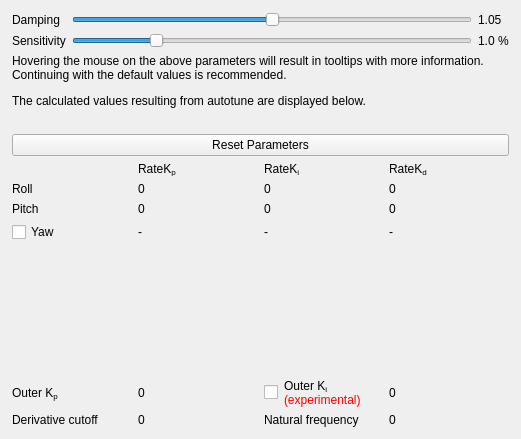
<?xml version="1.0" encoding="UTF-8"?>
<ui version="4.0">
 <class>AutotuneSliders</class>
 <widget class="QWidget" name="AutotuneSliders">
  <property name="geometry">
   <rect>
    <x>0</x>
    <y>0</y>
    <width>521</width>
    <height>439</height>
   </rect>
  </property>
  <property name="sizePolicy">
   <sizepolicy hsizetype="Expanding" vsizetype="Expanding">
    <horstretch>0</horstretch>
    <verstretch>0</verstretch>
   </sizepolicy>
  </property>
  <property name="maximumSize">
   <size>
    <width>840</width>
    <height>16777215</height>
   </size>
  </property>
  <property name="windowTitle">
   <string>Form</string>
  </property>
  <property name="toolTipDuration">
   <number>-1</number>
  </property>
  <layout class="QVBoxLayout" name="verticalLayout_2">
   <property name="leftMargin">
    <number>12</number>
   </property>
   <property name="topMargin">
    <number>12</number>
   </property>
   <property name="rightMargin">
    <number>12</number>
   </property>
   <property name="bottomMargin">
    <number>12</number>
   </property>
   <item>
    <layout class="QGridLayout" name="gridLayout">
     <property name="topMargin">
      <number>0</number>
     </property>
     <item row="0" column="2">
      <widget class="QLabel" name="lblDamp">
       <property name="text">
        <string>1.05</string>
       </property>
      </widget>
     </item>
     <item row="0" column="0">
      <widget class="QLabel" name="label_11">
       <property name="text">
        <string>Damping</string>
       </property>
      </widget>
     </item>
     <item row="1" column="0">
      <widget class="QLabel" name="label">
       <property name="text">
        <string>Sensitivity</string>
       </property>
      </widget>
     </item>
     <item row="1" column="2">
      <widget class="QLabel" name="lblNoise">
       <property name="text">
        <string>1.0 %</string>
       </property>
      </widget>
     </item>
     <item row="1" column="1">
      <widget class="QSlider" name="rateNoise">
       <property name="toolTip">
        <string>&lt;html&gt;&lt;head/&gt;&lt;body&gt;&lt;p&gt;Sensitivity affects how much the quadcopter responds to both signal and noise from the sensors.&lt;/p&gt;&lt;p&gt;The default value of 1.0% is good for most uses. Increase this for snappier flight, but you may also need to increase damping slightly to prevent oscillation.&lt;/p&gt;&lt;/body&gt;&lt;/html&gt;</string>
       </property>
       <property name="minimum">
        <number>5</number>
       </property>
       <property name="maximum">
        <number>30</number>
       </property>
       <property name="singleStep">
        <number>1</number>
       </property>
       <property name="value">
        <number>10</number>
       </property>
       <property name="orientation">
        <enum>Qt::Horizontal</enum>
       </property>
      </widget>
     </item>
     <item row="0" column="1">
      <widget class="QSlider" name="rateDamp">
       <property name="toolTip">
        <string>&lt;html&gt;&lt;head/&gt;&lt;body&gt;&lt;p&gt;Higher values of damping help prevent oscillations and make the quadcopter fly smoother, at the expense of slightly slower response.&lt;/p&gt;&lt;p&gt;The default value of 1.1 is generally a good value; increase to 1.3 to cure oscillation problems at high throttle.&lt;/p&gt;&lt;p&gt;(You can also slightly decreate the value of motor input output curve fit on the motors pane to reduce oscillations at high throttle.)&lt;/p&gt;&lt;/body&gt;&lt;/html&gt;</string>
       </property>
       <property name="toolTipDuration">
        <number>0</number>
       </property>
       <property name="minimum">
        <number>85</number>
       </property>
       <property name="maximum">
        <number>135</number>
       </property>
       <property name="value">
        <number>110</number>
       </property>
       <property name="orientation">
        <enum>Qt::Horizontal</enum>
       </property>
      </widget>
     </item>
    </layout>
   </item>
   <item>
    <widget class="QLabel" name="label_3">
     <property name="text">
      <string>&lt;html&gt;&lt;head/&gt;&lt;body&gt;&lt;p&gt;Hovering the mouse on the above parameters will result in tooltips with more information.  Continuing with the default values is recommended.&lt;/p&gt;&lt;p&gt;The calculated values resulting from autotune are displayed below.&lt;/p&gt;&lt;/body&gt;&lt;/html&gt;</string>
     </property>
     <property name="wordWrap">
      <bool>true</bool>
     </property>
    </widget>
   </item>
   <item>
    <widget class="QLabel" name="lblWarnings">
     <property name="text">
      <string/>
     </property>
     <property name="wordWrap">
      <bool>true</bool>
     </property>
    </widget>
   </item>
   <item>
    <widget class="QPushButton" name="btnResetSliders">
     <property name="focusPolicy">
      <enum>Qt::NoFocus</enum>
     </property>
     <property name="text">
      <string>Reset Parameters</string>
     </property>
     <property name="flat">
      <bool>false</bool>
     </property>
    </widget>
   </item>
   <item>
    <layout class="QGridLayout" name="gridLayout_2">
     <property name="topMargin">
      <number>0</number>
     </property>
     <item row="3" column="0">
      <widget class="QCheckBox" name="cbUseYaw">
       <property name="text">
        <string>Yaw</string>
       </property>
      </widget>
     </item>
     <item row="0" column="1">
      <widget class="QLabel" name="label_5">
       <property name="text">
        <string>&lt;html&gt;&lt;head/&gt;&lt;body&gt;&lt;p&gt;RateK&lt;span style=&quot; vertical-align:sub;&quot;&gt;p&lt;/span&gt;&lt;/p&gt;&lt;/body&gt;&lt;/html&gt;</string>
       </property>
      </widget>
     </item>
     <item row="5" column="3">
      <widget class="QLabel" name="lblOuterKi">
       <property name="text">
        <string>0</string>
       </property>
      </widget>
     </item>
     <item row="1" column="2">
      <widget class="QLabel" name="rollRateKi">
       <property name="text">
        <string>0</string>
       </property>
      </widget>
     </item>
     <item row="5" column="1">
      <widget class="QLabel" name="lblOuterKp">
       <property name="text">
        <string>0</string>
       </property>
      </widget>
     </item>
     <item row="2" column="3">
      <widget class="QLabel" name="pitchRateKd">
       <property name="text">
        <string>0</string>
       </property>
      </widget>
     </item>
     <item row="2" column="2">
      <widget class="QLabel" name="pitchRateKi">
       <property name="text">
        <string>0</string>
       </property>
      </widget>
     </item>
     <item row="0" column="2">
      <widget class="QLabel" name="label_9">
       <property name="text">
        <string>&lt;html&gt;&lt;head/&gt;&lt;body&gt;&lt;p&gt;RateK&lt;span style=&quot; vertical-align:sub;&quot;&gt;i&lt;/span&gt;&lt;/p&gt;&lt;/body&gt;&lt;/html&gt;</string>
       </property>
      </widget>
     </item>
     <item row="1" column="3">
      <widget class="QLabel" name="rollRateKd">
       <property name="text">
        <string>0</string>
       </property>
      </widget>
     </item>
     <item row="2" column="0">
      <widget class="QLabel" name="label_12">
       <property name="text">
        <string>Pitch</string>
       </property>
      </widget>
     </item>
     <item row="6" column="0">
      <widget class="QLabel" name="label_18">
       <property name="text">
        <string>Derivative cutoff</string>
       </property>
      </widget>
     </item>
     <item row="1" column="1">
      <widget class="QLabel" name="rollRateKp">
       <property name="text">
        <string>0</string>
       </property>
      </widget>
     </item>
     <item row="5" column="2">
      <layout class="QHBoxLayout" name="horizontalLayout_2">
       <item>
        <widget class="QCheckBox" name="cbUseOuterKi">
         <property name="sizePolicy">
          <sizepolicy hsizetype="Fixed" vsizetype="Fixed">
           <horstretch>0</horstretch>
           <verstretch>0</verstretch>
          </sizepolicy>
         </property>
         <property name="text">
          <string/>
         </property>
        </widget>
       </item>
       <item>
        <widget class="QLabel" name="label_16">
         <property name="text">
          <string>&lt;html&gt;&lt;head/&gt;&lt;body&gt;&lt;p&gt;Outer K&lt;span style=&quot; vertical-align:sub;&quot;&gt;i&lt;br/&gt;&lt;/span&gt;&lt;span style=&quot; font-size:9pt; color:#ff0000;&quot;&gt;(experimental)&lt;/span&gt;&lt;/p&gt;&lt;/body&gt;&lt;/html&gt;</string>
         </property>
        </widget>
       </item>
      </layout>
     </item>
     <item row="3" column="1">
      <widget class="QLabel" name="yawRateKp">
       <property name="text">
        <string>-</string>
       </property>
      </widget>
     </item>
     <item row="3" column="3">
      <widget class="QLabel" name="yawRateKd">
       <property name="text">
        <string>-</string>
       </property>
      </widget>
     </item>
     <item row="6" column="2">
      <widget class="QLabel" name="label_2">
       <property name="text">
        <string>Natural frequency</string>
       </property>
      </widget>
     </item>
     <item row="1" column="0">
      <widget class="QLabel" name="label_4">
       <property name="text">
        <string>Roll</string>
       </property>
      </widget>
     </item>
     <item row="6" column="1">
      <widget class="QLabel" name="derivativeCutoff">
       <property name="text">
        <string>0</string>
       </property>
      </widget>
     </item>
     <item row="0" column="3">
      <widget class="QLabel" name="label_10">
       <property name="text">
        <string>&lt;html&gt;&lt;head/&gt;&lt;body&gt;&lt;p&gt;RateK&lt;span style=&quot; vertical-align:sub;&quot;&gt;d&lt;/span&gt;&lt;/p&gt;&lt;/body&gt;&lt;/html&gt;</string>
       </property>
      </widget>
     </item>
     <item row="6" column="3">
      <widget class="QLabel" name="wn">
       <property name="text">
        <string>0</string>
       </property>
      </widget>
     </item>
     <item row="4" column="0">
      <spacer name="verticalSpacer">
       <property name="orientation">
        <enum>Qt::Vertical</enum>
       </property>
       <property name="sizeHint" stdset="0">
        <size>
         <width>20</width>
         <height>40</height>
        </size>
       </property>
      </spacer>
     </item>
     <item row="3" column="2">
      <widget class="QLabel" name="yawRateKi">
       <property name="text">
        <string>-</string>
       </property>
      </widget>
     </item>
     <item row="2" column="1">
      <widget class="QLabel" name="pitchRateKp">
       <property name="text">
        <string>0</string>
       </property>
      </widget>
     </item>
     <item row="5" column="0">
      <widget class="QLabel" name="label_15">
       <property name="text">
        <string>&lt;html&gt;&lt;head/&gt;&lt;body&gt;&lt;p&gt;Outer K&lt;span style=&quot; vertical-align:sub;&quot;&gt;p&lt;/span&gt;&lt;/p&gt;&lt;/body&gt;&lt;/html&gt;</string>
       </property>
      </widget>
     </item>
    </layout>
   </item>
  </layout>
 </widget>
 <resources>
  <include location="configgadget.qrc"/>
 </resources>
 <connections/>
</ui>
